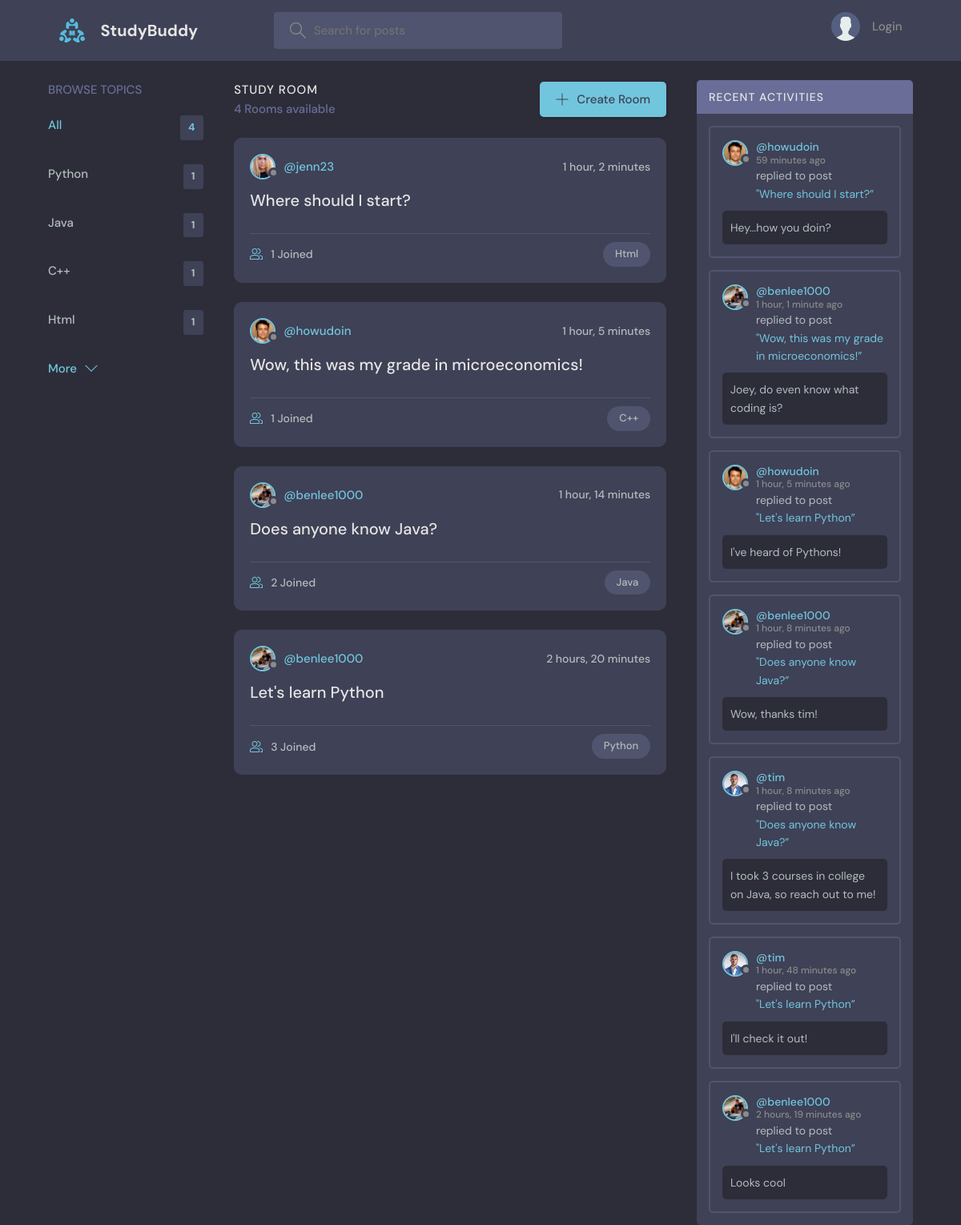
The page / on the database its author committed.
### base/models.py (models this page shows, shortened)
class Topic(models.Model):
    name = models.CharField(max_length=200)

class Room(models.Model):
    host = models.ForeignKey(User, on_delete=models.SET_NULL, null=True)
    topic = models.ForeignKey(Topic, on_delete=models.SET_NULL, null=True)
    name = models.CharField(max_length=200)
    description = models.TextField(null=True, blank=True)
    participants = models.ManyToManyField(
        User, related_name='participants', blank=True)
    updated = models.DateTimeField(auto_now=True)
    created = models.DateTimeField(auto_now_add=True)
    class Meta:
        ordering = ['-updated', '-created']
    def __str__(self):
        return self.name

class User(AbstractUser):
    name = models.CharField(max_length=200, null=True)
    email = models.EmailField(unique=True, null=True)
    bio = models.TextField(null=True)
    avatar = models.ImageField(null=True, default="avatar.svg")
    USERNAME_FIELD = 'email'
    REQUIRED_FIELDS = []

class Message(models.Model):
    user = models.ForeignKey(User, on_delete=models.CASCADE)
    room = models.ForeignKey(Room, on_delete=models.CASCADE)
    body = models.TextField()
    updated = models.DateTimeField(auto_now=True)
    created = models.DateTimeField(auto_now_add=True)
    class Meta:
        ordering = ['-updated', '-created']

### base/views.py (the view)
# urls.py: path('', views.home, name = "home"),
def home(request):
    q = request.GET.get('q') if request.GET.get('q') != None else ''
    rooms = Room.objects.filter(
        Q(topic__name__icontains=q) |
        Q(name__icontains=q) |
        Q(description__icontains=q)
        )
    topics = Topic.objects.all()[0:5]
    room_count = rooms.count()
    room_messages = Message.objects.filter(Q(room__topic__name__icontains=q))
    context = {'rooms': rooms, 'topics': topics,
               'room_count': room_count, 'room_messages': room_messages}
    return render(request, 'base/home.html', context)

### base/templates/base/home.html (shortened to what this page needs)
{% extends 'main.html' %}
{% block content %}
<main class="layout layout--3">
  <div class="container">
    {% include 'base/topics_component.html' %}
    <div class="roomList">
      <div class="roomList__header">
        <div>
          <h2>Study Room</h2>
          <p>{{room_count}} Rooms available</p>
        </div>
        <a class="btn btn--main" href="{% url 'create-room' %}">
          <svg version="1.1" xmlns="http://www.w3.org/2000/svg" width="32" height="32" viewBox="0 0 32 32">
            <title>add</title>
            <path
              d="M16.943 0.943h-1.885v14.115h-14.115v1.885h14.115v14.115h1.885v-14.115h14.115v-1.885h-14.115v-14.115z"
            ></path>
          </svg>
          Create Room
        </a>
      </div>
      {% include 'base/feed_component.html'%}
    </div>
    {% include 'base/activity_component.html' %}
  </div>
</main>
{% endblock %}

### base/templates/base/topics_component.html
 <div class="topics">
      <div class="topics__header">
        <h2>Browse Topics</h2>
      </div>
      <ul class="topics__list">
        <li>
          <a href="{% url 'home' %}" class="active">All <span>{{topics.count}}</span></a>
        </li>
        {% for topic in topics %}
        <li>
          <a href="{% url 'home' %}?q={{topic.name}}">{{topic.name}}<span>{{topic.room_set.all.count}}</span></a>
        </li>
        {% endfor %}
      </ul>
      <a class="btn btn--link" href="{% url 'topics' %}">
        More
        <svg version="1.1" xmlns="http://www.w3.org/2000/svg" width="32" height="32" viewBox="0 0 32 32">
          <title>chevron-down</title>
          <path d="M16 21l-13-13h-3l16 16 16-16h-3l-13 13z"></path>
        </svg>
      </a>
    </div>

### base/templates/base/feed_component.html (shortened to what this page needs)
{% for room in rooms %}
<div class="roomListRoom">
        <div class="roomListRoom__header">
          <a href="{% url 'user-profile' room.host.id %}" class="roomListRoom__author">
            <div class="avatar avatar--small">
              <img src="{{room.host.avatar.url}}" />
            </div>
            <span>@{{room.host.username}}</span>
          </a>
          <div class="roomListRoom__actions">
            <span>{{room.created|timesince}}</span>
          </div>
        </div>
        <div class="roomListRoom__content">
          <a href="{% url 'room' room.id %}">{{room.name}}</a>
        </div>
        <div class="roomListRoom__meta">
          <a href="{% url 'room' room.id %}" class="roomListRoom__joined">
              {{room.participants.all.count}} Joined
          </a>
          <p class="roomListRoom__topic">{{room.topic.name}}</p>
        </div>
      </div>
{% endfor %}

### base/templates/base/activity_component.html (shortened to what this page needs)
<div class="activities">
  <div class="activities__header">
    <h2>Recent Activities</h2>
  </div>
  {% for message in room_messages %}
  <div class="activities__box">
    <div class="activities__boxHeader roomListRoom__header">
      <a href="{% url 'user-profile' message.user.id %}" class="roomListRoom__author">
        <div class="avatar avatar--small">
          <img src="{{message.user.avatar.url}}" />
        </div>
        <p>
          @{{message.user.username}}
          <span>{{message.created|timesince}} ago</span>
        </p>
      </a>
    </div>
    <div class="activities__boxContent">
      <p>replied to post <a href="{% url 'room' message.room.id %}">"{{message.room}}”</a></p>
      <div class="activities__boxRoomContent">
        {{message.body}}
      </div>
    </div>
  </div>
  {% endfor %}
</div>

### rows shown on the page
Topic: name "Python", room_set.all.count "1"
Topic: name "Java", room_set.all.count "1"
Topic: name "C++", room_set.all.count "1"
Topic: name "Html", room_set.all.count "1"
Room: host.avatar (picture), host.username "jenn23", created "1 hour, 2 minutes", name "Where should I start?", participants.all.count "1", topic.name "Html"
Room: host.avatar (picture), host.username "howudoin", created "1 hour, 5 minutes", name "Wow, this was my grade in microeconomics!", participants.all.count "1", topic.name "C++"
Room: host.avatar (picture), host.username "benlee1000", created "1 hour, 14 minutes", name "Does anyone know Java?", participants.all.count "2", topic.name "Java"
Room: host.avatar (picture), host.username "benlee1000", created "2 hours, 20 minutes", name "Let's learn Python", participants.all.count "3", topic.name "Python"
Message: user.avatar (picture), user.username "howudoin", created "59 minutes", room "Where should I start?", body "Hey...how you doin?"
Message: user.avatar (picture), user.username "benlee1000", created "1 hour, 1 minute", room "Wow, this was my grade in microeconomics!", body "Joey, do even know what coding is?"
Message: user.avatar (picture), user.username "howudoin", created "1 hour, 5 minutes", room "Let's learn Python", body "I've heard of Pythons!"
Message: user.avatar (picture), user.username "benlee1000", created "1 hour, 8 minutes", room "Does anyone know Java?", body "Wow, thanks tim!"
Message: user.avatar (picture), user.username "tim", created "1 hour, 8 minutes", room "Does anyone know Java?", body "I took 3 courses in college on Java, so reach out to me!"
Message: user.avatar (picture), user.username "tim", created "1 hour, 48 minutes", room "Let's learn Python", body "I'll check it out!"
Message: user.avatar (picture), user.username "benlee1000", created "2 hours, 19 minutes", room "Let's learn Python", body "Looks cool"

### other values the page prints
{{ topics.count }} "4"
{{ room_count }} "4"
